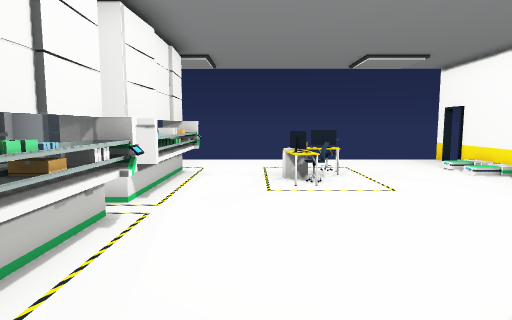
[1] (above)

12 first-person views from a walk through a scene from a Unity 3-D project. The camera is 1.4 m above the floor, tilts 6° down and sees 75° across. Doors are open. The floor is counted in squares, 1 m on a side. Each view is taken from the middle of a square. On the plan, view 1 faces up. The plan holds only what a view shows up to about 15 squares ahead; the rest is blank. The place goes on beyond the plan.

[2]
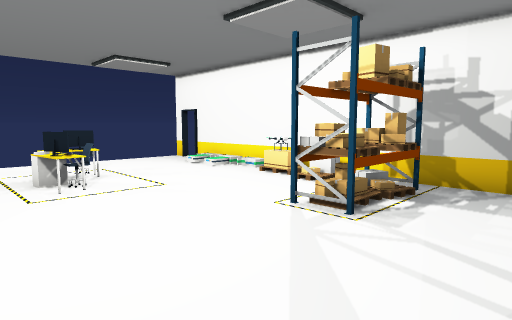

[3]
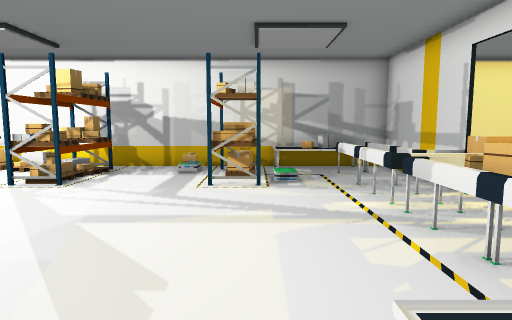

[4]
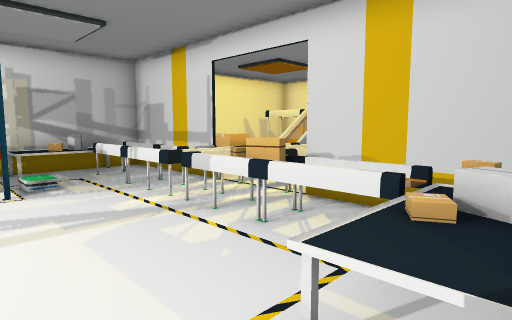

[5]
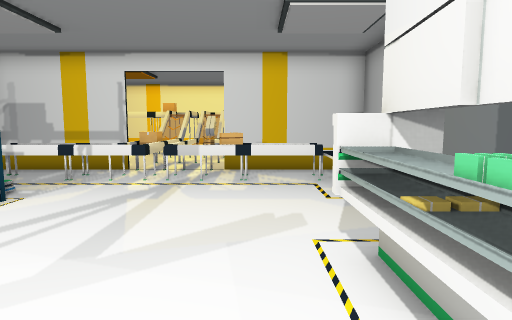

[6]
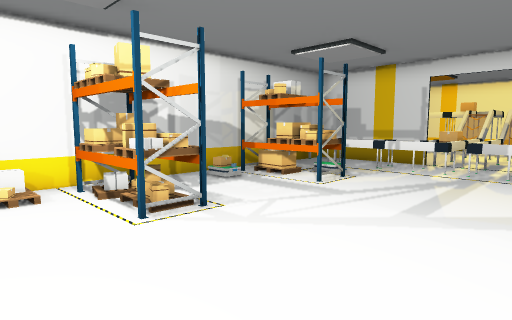

[7]
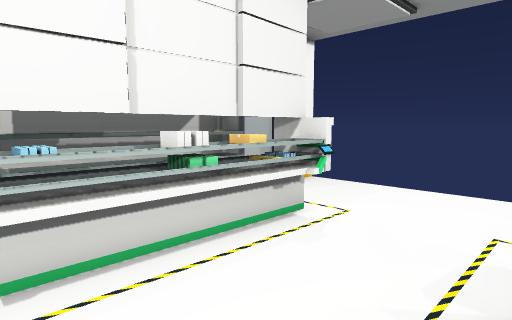

[8]
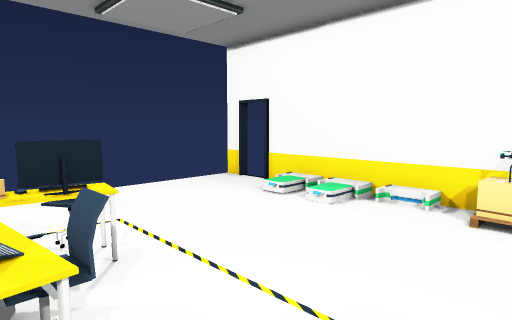

[9]
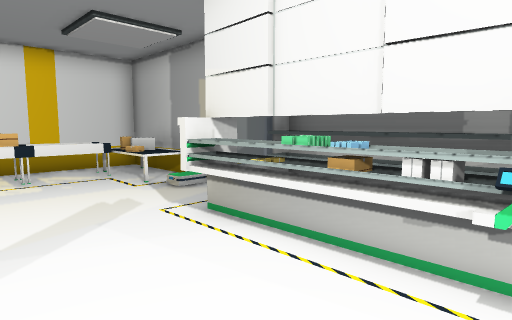

[10]
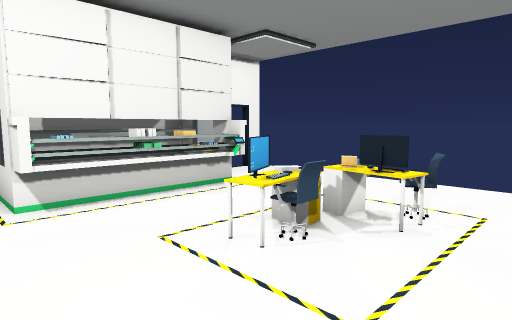

[11]
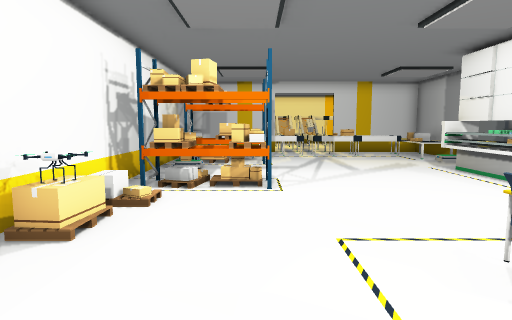

[12]
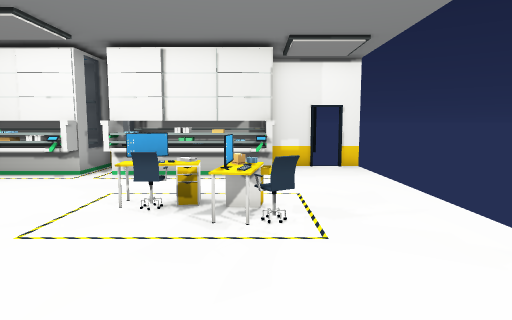

### Floor plan
Key: @ floor where view 1 was taken; # wall or solid block; . floor; / step, stairs or slope; = window, fence, low wall or low ledge; ^ raised ledge; O other object.
Columns run from 5 left of view 1 to 8 right of it. Each row starts with its distance up from view 1.
 13  ............
 12 #.........../#
 11 #..........//#
 10 ##=^..^^...//#
  9  ##=..^...../#
  8  ##=..^=..../#
  7   #=.......O/#
  6   ##.......//#
  5   #^.......//#
  4   #=.....#=#.#
  3  ##=.....^=#.#
  2  ##=.........#
  1 ##==.........#
  0 #....@...../.#
 -1 #........#.#.#
 -2 #........^=..#
 -3  ^^......//^^
 -4  ^^........^^
 -5  ^^^^^^^^^^^^
 -6  #####^^^####
 -7     #=^^^#

Positions as (right, up) in squares from view 1, and headings:
1: (0, 0), facing up
2: (-1, 0), facing up-right
3: (-4, -2), facing right
4: (-4, -1), facing down-right
5: (-1, 4), facing down
6: (-1, 6), facing down-right
7: (1, 6), facing up-left
8: (1, 6), facing up-right
9: (1, 5), facing down-left
10: (4, 5), facing up-left
11: (4, 11), facing down
12: (7, 10), facing left
